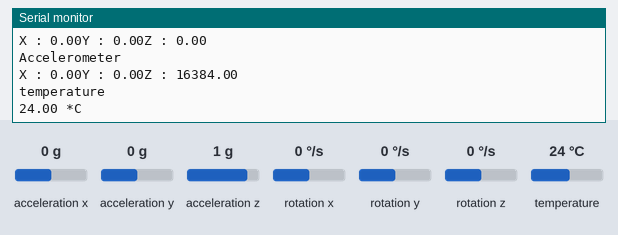
The sketch below on a simulated Arduino Uno, built with avr-gcc and run on an emulated ATmega328P. Shown: the last lines printed to the serial monitor. Inputs (shaded band) come from the test bench; at power-on: acceleration z 1 g, acceleration x 0 g, acceleration y 0 g, rotation x 0 °/s, rotation y 0 °/s, rotation z 0 °/s, temperature 24 °C.

Above: at 3.2 s.
3.3 s: acceleration z set to -1.4 g
At 4.01 s:
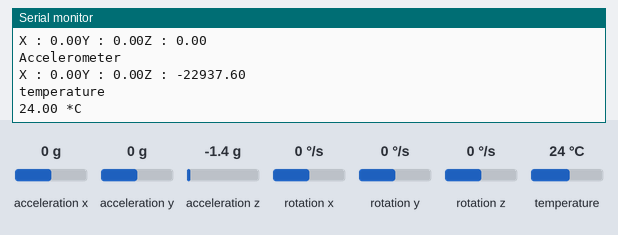
6.4 s: acceleration x set to -1.4 g
At 7.29 s:
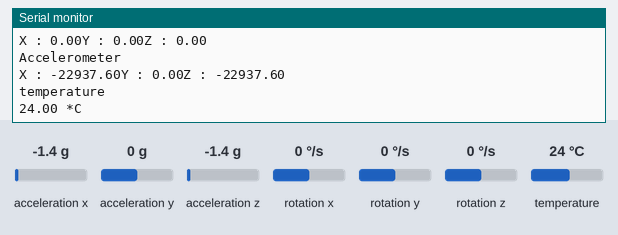
7.9 s: acceleration y set to -1.4 g
At 8.4 s:
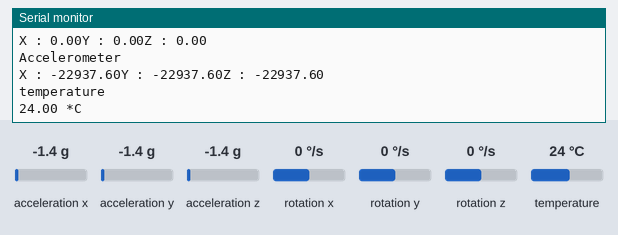
9.4 s: rotation x set to -192 °/s
12.5 s: rotation y set to -192 °/s
Timing chart, 0 to 15.0 s (numbered marks = the images above; inputs shaded):
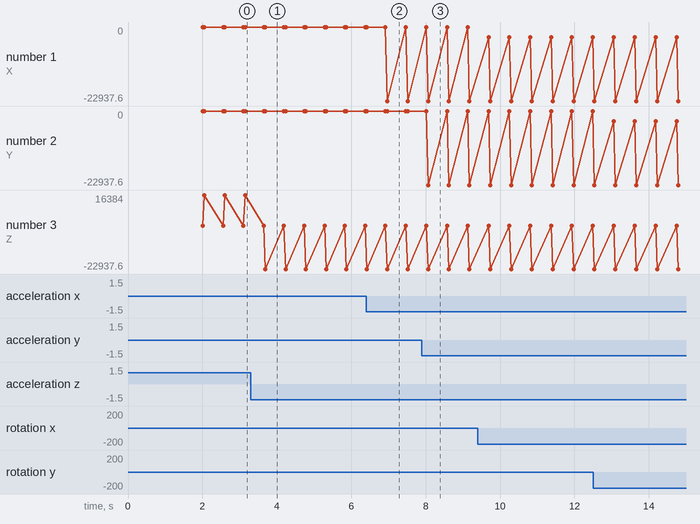

Measured:
- after the input at 3.3 s, the serial monitor: prints a new line after 0.39 s (image 1)
- after the input at 6.4 s, the serial monitor: prints a new line after 0.56 s (image 2)
- after the input at 7.9 s, the serial monitor: prints a new line after 0.17 s (image 3)
- plotted number 1: -22937.6 → -3144 after the input at 9.4 s

The sketch:

mpuzzz2.ino
```cpp
#include <MPU6050.h>


//www.nyebarilmu.com

#include <Wire.h>

//#include <LiquidCrystal_PCF8574.h>

//LiquidCrystal_PCF8574 lcd(0x3F);
// dapat dicek menggunakan i2c finder

MPU6050 mpu;

byte degree[8] = {
  0b00000,
  0b00110,
  0b01111,
  0b00110,
  0b00000,
  0b00000,
  0b00000,
  0b00000
};
//<div style="clear:both; margin-top:0em; margin-bottom:1em;"><a href="https://www.nyebarilmu.com/cara-mengakses-motor-servo-menggunakan-arduino/" target="_blank" class="u4cb65d88d81551b3bcd2a450d4d45e90"><!-- INLINE RELATED POSTS 1/1 //--><style> .u4cb65d88d81551b3bcd2a450d4d45e90 { padding:0px; margin: 0; padding-top:1em!important; padding-bottom:1em!important; width:100%; display: block; font-weight:bold; background-color:#ECF0F1; border:0!important; border-left:4px solid #16A085!important; text-decoration:none; } .u4cb65d88d81551b3bcd2a450d4d45e90:active, .u4cb65d88d81551b3bcd2a450d4d45e90:hover { opacity: 1; transition: opacity 250ms; webkit-transition: opacity 250ms; text-decoration:none; } .u4cb65d88d81551b3bcd2a450d4d45e90 { transition: background-color 250ms; webkit-transition: background-color 250ms; opacity: 1; transition: opacity 250ms; webkit-transition: opacity 250ms; } .u4cb65d88d81551b3bcd2a450d4d45e90 .ctaText { font-weight:bold; color:#3498DB; text-decoration:none; font-size: 16px; } .u4cb65d88d81551b3bcd2a450d4d45e90 .postTitle { color:#141414; text-decoration: underline!important; font-size: 16px; } .u4cb65d88d81551b3bcd2a450d4d45e90:hover .postTitle { text-decoration: underline!important; } </style><div style="padding-left:1em; padding-right:1em;"><span class="ctaText">Baca juga :</span>  <span class="postTitle">Cara mengakses Motor Servo menggunakan Arduino</span></div></a></div>
void setup()
{
  Serial.begin(115200);

  //lcd.begin(16,2);
  //lcd.createChar(00, degree);
  Serial.begin(9600);
  Serial.println("Initialize MPU6050");

  while(!mpu.begin(MPU6050_SCALE_2000DPS, MPU6050_RANGE_2G))
  {
    Serial.println("tidak ada sensor MPU6050 yang terpasang!");
    delay(500);
  }

  //Kalibrasi gyrometer
  mpu.calibrateGyro();
  mpu.setThreshold(3);

  //lcd.clear();
  //lcd.print("Module MPU6050");
  //lcd.setCursor(00,1);
  //lcd.print("nyebarilmu");
  delay(2000);
  //lcd.clear();
}

void loop()
{
  //untuk pembacaan gyrometer
  Vector rawGyro = mpu.readRawGyro();

  Serial.println("Gryometer");
  Serial.print("X : ");
  Serial.print(rawGyro.XAxis);
  Serial.print("Y : ");
  Serial.print(rawGyro.YAxis);
  Serial.print("Z : ");
  Serial.println(rawGyro.ZAxis);

  //lcd.setCursor(00,00);
  //lcd.print(rawGyro.XAxis);
  //lcd.setCursor(5,00);
  //lcd.print(rawGyro.YAxis);
  //lcd.setCursor(10,00);
  //lcd.print(rawGyro.ZAxis);

  //untuk pembacaan accelerometer
  Vector rawAccel = mpu.readRawAccel();

  Serial.println("Accelerometer");
  Serial.print("X : ");
  Serial.print(rawAccel.XAxis);
  Serial.print("Y : ");
  Serial.print(rawAccel.YAxis);
  Serial.print("Z : ");
  Serial.println(rawAccel.ZAxis);

  //lcd.setCursor(00,1);
  //lcd.print(rawAccel.XAxis);
  //lcd.setCursor(5,1);
  //lcd.print(rawAccel.YAxis);
  //lcd.setCursor(10,1);
  //lcd.print(rawAccel.ZAxis);

  float celc = mpu.readTemperature();

  Serial.println("temperature ");
  Serial.print(celc);
  Serial.println(" *C");

  //lcd.print("Temperature");
  //lcd.setCursor(13,1);
  //lcd.print(celc);
  //lcd.write((byte)00);

  delay(500);
}
```
